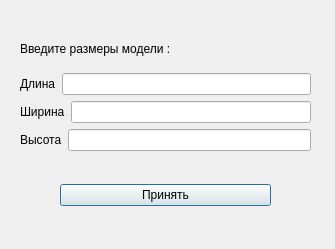
<?xml version="1.0" encoding="UTF-8"?>
<ui version="4.0">
 <class>DialogModel</class>
 <widget class="QDialog" name="DialogModel">
  <property name="geometry">
   <rect>
    <x>0</x>
    <y>0</y>
    <width>335</width>
    <height>249</height>
   </rect>
  </property>
  <property name="windowTitle">
   <string>Введите размеры модели</string>
  </property>
  <widget class="QWidget" name="verticalLayoutWidget">
   <property name="geometry">
    <rect>
     <x>20</x>
     <y>30</y>
     <width>291</width>
     <height>121</height>
    </rect>
   </property>
   <layout class="QVBoxLayout" name="verticalLayout">
    <item>
     <widget class="QLabel" name="label_4">
      <property name="text">
       <string>Введите размеры модели :</string>
      </property>
     </widget>
    </item>
    <item>
     <layout class="QHBoxLayout" name="horizontalLayout">
      <item>
       <widget class="QLabel" name="label">
        <property name="text">
         <string>Длина</string>
        </property>
       </widget>
      </item>
      <item>
       <widget class="QLineEdit" name="lineEdit_L"/>
      </item>
     </layout>
    </item>
    <item>
     <layout class="QHBoxLayout" name="horizontalLayout_2">
      <item>
       <widget class="QLabel" name="label_2">
        <property name="text">
         <string>Ширина</string>
        </property>
       </widget>
      </item>
      <item>
       <widget class="QLineEdit" name="lineEdit_W"/>
      </item>
     </layout>
    </item>
    <item>
     <layout class="QHBoxLayout" name="horizontalLayout_3">
      <item>
       <widget class="QLabel" name="label_3">
        <property name="text">
         <string>Высота</string>
        </property>
       </widget>
      </item>
      <item>
       <widget class="QLineEdit" name="lineEdit_H"/>
      </item>
     </layout>
    </item>
   </layout>
  </widget>
  <widget class="QWidget" name="horizontalLayoutWidget_4">
   <property name="geometry">
    <rect>
     <x>60</x>
     <y>160</y>
     <width>211</width>
     <height>71</height>
    </rect>
   </property>
   <layout class="QHBoxLayout" name="horizontalLayout_4">
    <item>
     <widget class="QPushButton" name="acceptButton">
      <property name="text">
       <string>Принять</string>
      </property>
     </widget>
    </item>
   </layout>
  </widget>
 </widget>
 <resources/>
 <connections/>
</ui>
